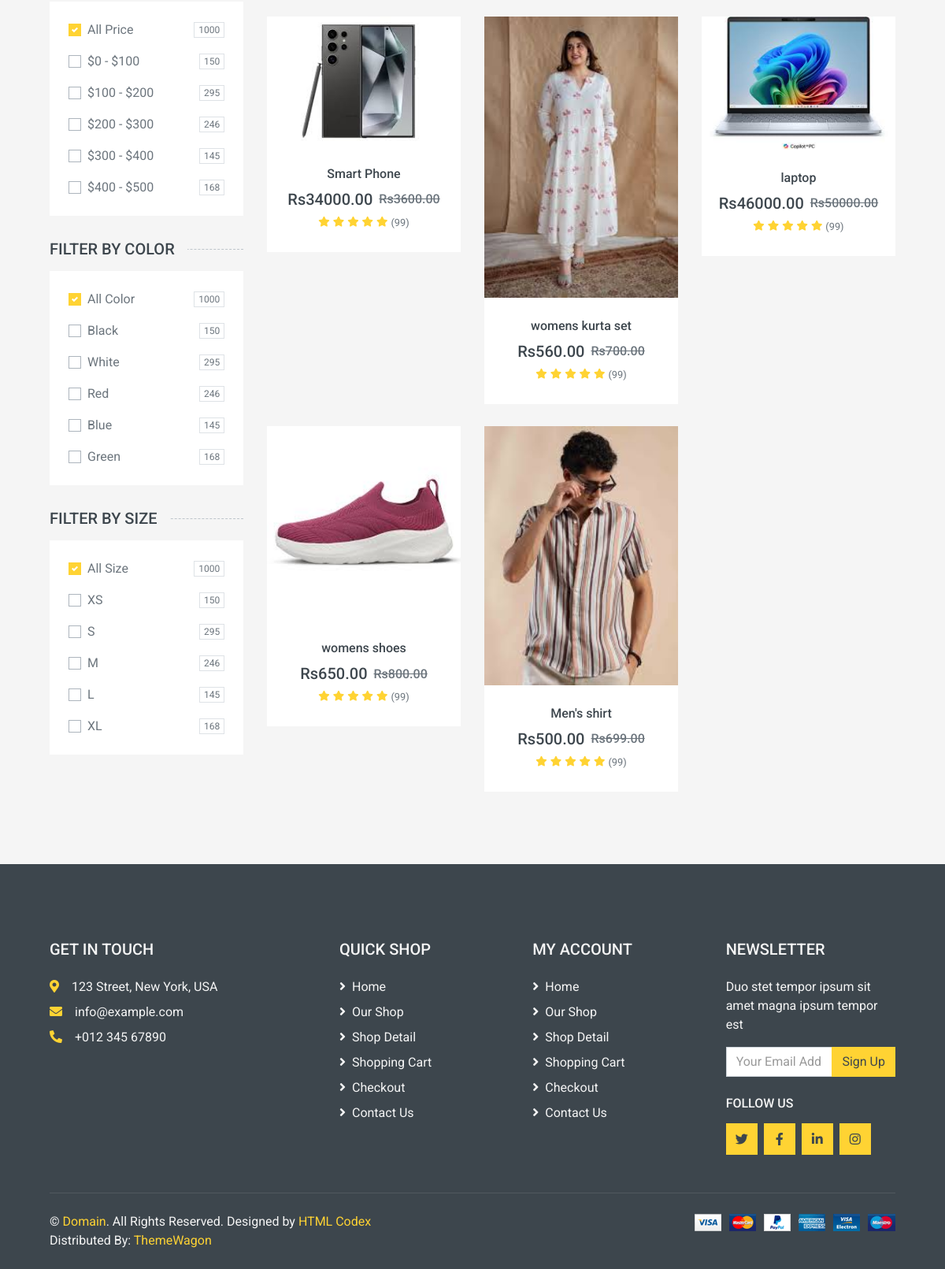
Page /shop/ (lower part) on the earlier database version.
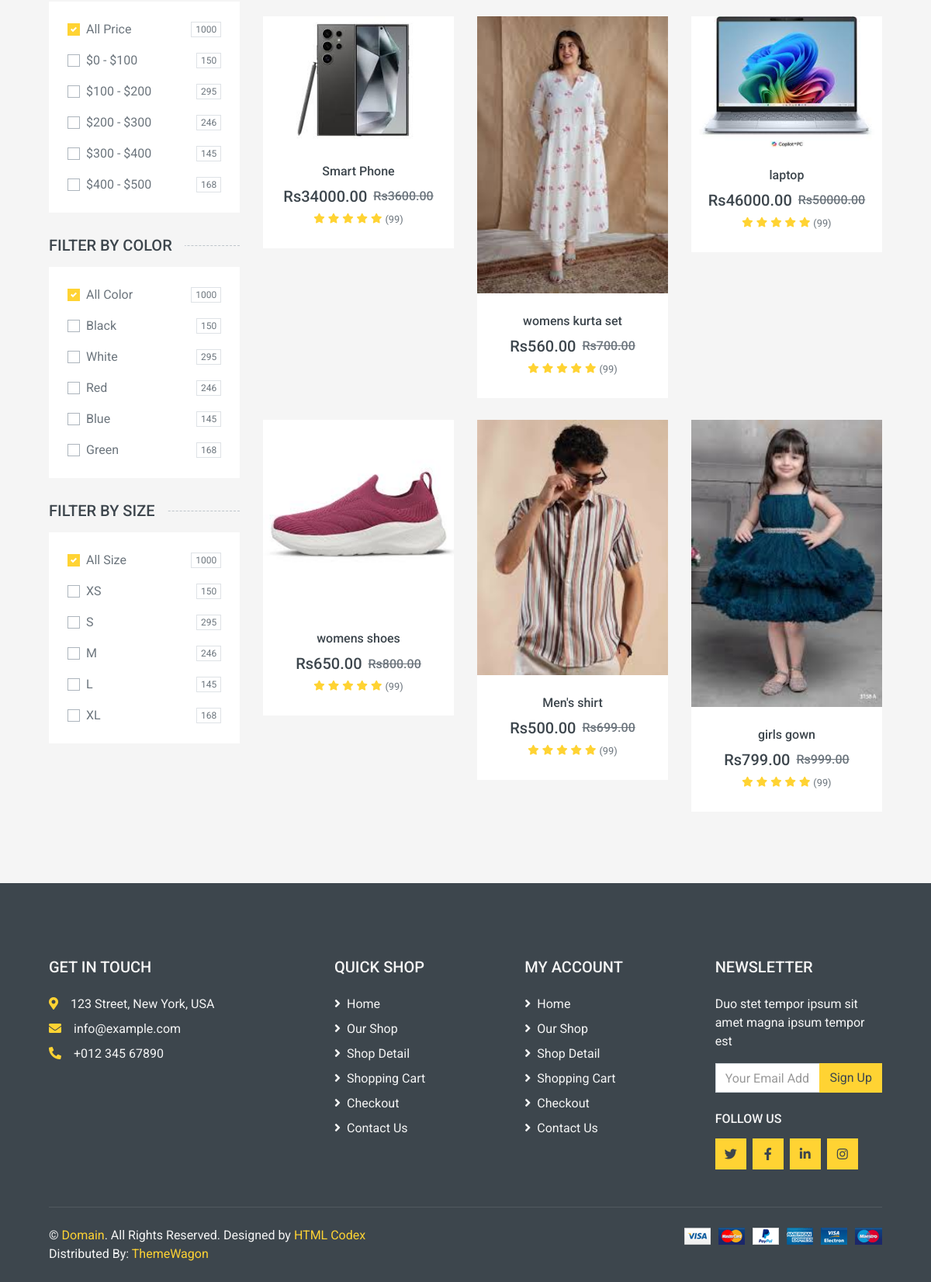
Same page on the later database version.
### multishopapp/models.py (models this page shows)
class products(models.Model):
    productName=models.CharField(max_length=100)
    description=models.TextField(max_length=150)
    category=models.CharField(max_length=100)
    brand=models.CharField(max_length=100)
    tag=models.CharField(max_length=50)
    price=models.DecimalField(max_digits=10,decimal_places=2)
    comparePrice=models.DecimalField(max_digits=10,decimal_places=2,null=True)
    cost=models.DecimalField(max_digits=10,decimal_places=2)
    stock=models.IntegerField()
    sku=models.CharField(max_length=100,unique=True)
    option=models.CharField(max_length=100,null=True)
    value=models.CharField(max_length=100,null=True)
    priceAdjustment=models.DecimalField(max_digits=10,decimal_places=2,null=True)
    image=models.ImageField(upload_to='products/',null=True)
    weight=models.DecimalField(max_digits=10,decimal_places=2,null=True)
    dimensions=models.CharField(max_length=100,null=True)
    isActive=models.BooleanField(default=True)

### multishopapp/views.py (the view)
# urls.py: path("shop/",views.shop,name='shop'),
def shop(request):
    form = products.objects.all()
    return render(request,'shop.html',{'form':form})

### multishopapp/templates/shop.html (shortened to what this page needs)
{% extends 'base.html' %}
{% load static %}
{% block content%}
<!DOCTYPE html>
<html lang="en">
<head>
</head>
<body>
    <div class="container-fluid">
        <div class="row px-xl-5">
            <div class="col-lg-3 col-md-4">
                <div class="bg-light p-4 mb-30">
                    <form>
                        <div class="custom-control custom-checkbox d-flex align-items-center justify-content-between mb-3">
                            <label class="custom-control-label" for="price-all">All Price</label>
                            <span class="badge border font-weight-normal">1000</span>
                        </div>
                        <div class="custom-control custom-checkbox d-flex align-items-center justify-content-between mb-3">
                            <label class="custom-control-label" for="price-1">$0 - $100</label>
                            <span class="badge border font-weight-normal">150</span>
                        </div>
                        <div class="custom-control custom-checkbox d-flex align-items-center justify-content-between mb-3">
                            <label class="custom-control-label" for="price-2">$100 - $200</label>
                            <span class="badge border font-weight-normal">295</span>
                        </div>
                        <div class="custom-control custom-checkbox d-flex align-items-center justify-content-between mb-3">
                            <label class="custom-control-label" for="price-3">$200 - $300</label>
                            <span class="badge border font-weight-normal">246</span>
                        </div>
                        <div class="custom-control custom-checkbox d-flex align-items-center justify-content-between mb-3">
                            <label class="custom-control-label" for="price-4">$300 - $400</label>
                            <span class="badge border font-weight-normal">145</span>
                        </div>
                        <div class="custom-control custom-checkbox d-flex align-items-center justify-content-between">
                            <label class="custom-control-label" for="price-5">$400 - $500</label>
                            <span class="badge border font-weight-normal">168</span>
                        </div>
                    </form>
                </div>
                <h5 class="section-title position-relative text-uppercase mb-3"><span class="bg-secondary pr-3">Filter by color</span></h5>
                <div class="bg-light p-4 mb-30">
                    <form>
                        <div class="custom-control custom-checkbox d-flex align-items-center justify-content-between mb-3">
                            <label class="custom-control-label" for="price-all">All Color</label>
                            <span class="badge border font-weight-normal">1000</span>
                        </div>
                        <div class="custom-control custom-checkbox d-flex align-items-center justify-content-between mb-3">
                            <label class="custom-control-label" for="color-1">Black</label>
                            <span class="badge border font-weight-normal">150</span>
                        </div>
                        <div class="custom-control custom-checkbox d-flex align-items-center justify-content-between mb-3">
                            <label class="custom-control-label" for="color-2">White</label>
                            <span class="badge border font-weight-normal">295</span>
                        </div>
                        <div class="custom-control custom-checkbox d-flex align-items-center justify-content-between mb-3">
                            <label class="custom-control-label" for="color-3">Red</label>
                            <span class="badge border font-weight-normal">246</span>
                        </div>
                        <div class="custom-control custom-checkbox d-flex align-items-center justify-content-between mb-3">
                            <label class="custom-control-label" for="color-4">Blue</label>
                            <span class="badge border font-weight-normal">145</span>
                        </div>
                        <div class="custom-control custom-checkbox d-flex align-items-center justify-content-between">
                            <label class="custom-control-label" for="color-5">Green</label>
                            <span class="badge border font-weight-normal">168</span>
                        </div>
                    </form>
                </div>
                <h5 class="section-title position-relative text-uppercase mb-3"><span class="bg-secondary pr-3">Filter by size</span></h5>
                <div class="bg-light p-4 mb-30">
                    <form>
                        <div class="custom-control custom-checkbox d-flex align-items-center justify-content-between mb-3">
                            <label class="custom-control-label" for="size-all">All Size</label>
                            <span class="badge border font-weight-normal">1000</span>
                        </div>
                        <div class="custom-control custom-checkbox d-flex align-items-center justify-content-between mb-3">
                            <label class="custom-control-label" for="size-1">XS</label>
                            <span class="badge border font-weight-normal">150</span>
                        </div>
                        <div class="custom-control custom-checkbox d-flex align-items-center justify-content-between mb-3">
                            <label class="custom-control-label" for="size-2">S</label>
                            <span class="badge border font-weight-normal">295</span>
                        </div>
                        <div class="custom-control custom-checkbox d-flex align-items-center justify-content-between mb-3">
                            <label class="custom-control-label" for="size-3">M</label>
                            <span class="badge border font-weight-normal">246</span>
                        </div>
                        <div class="custom-control custom-checkbox d-flex align-items-center justify-content-between mb-3">
                            <label class="custom-control-label" for="size-4">L</label>
                            <span class="badge border font-weight-normal">145</span>
                        </div>
                        <div class="custom-control custom-checkbox d-flex align-items-center justify-content-between">
                            <label class="custom-control-label" for="size-5">XL</label>
                            <span class="badge border font-weight-normal">168</span>
                        </div>
                    </form>
                </div>
            </div>
            <div class="col-lg-9 col-md-8">
                <div class="row pb-3">
                    <div class="col-12 pb-1">
                    </div>
                {% for i in form %}
                    <div class="col-lg-4 col-md-6 col-sm-6 pb-1">
                        <div class="product-item bg-light mb-4">
                            <div class="product-img position-relative overflow-hidden">
                                <img class="img-fluid w-100" src="{{ i.image.url }}" alt="{{ i.productName}}">
                                <div class="product-action">
                                </div>
                            </div>
                            <div class="text-center py-4">
                                <a class="h6 text-decoration-none text-truncate" href="">{{ i.productName }}</a>
                                <div class="d-flex align-items-center justify-content-center mt-2">
                                    <h5>Rs{{ i.price }}</h5>
                                    <h6 class="text-muted ml-2"><del>Rs{{ i.comparePrice}}</del></h6>
                                </div>
                                <div class="d-flex align-items-center justify-content-center mb-1">
                                    <small class="fa fa-star text-primary mr-1"></small>
                                    <small class="fa fa-star text-primary mr-1"></small>
                                    <small class="fa fa-star text-primary mr-1"></small>
                                    <small class="fa fa-star text-primary mr-1"></small>
                                    <small class="fa fa-star text-primary mr-1"></small>
                                    <small>(99)</small>
                                </div>
                            </div>
                        </div>
                    </div>
                {% endfor %}
                </div>
            </div>
        </div>
    </div>
</body>
</html>
{% endblock %}

### multishopapp/templates/base.html
{% include 'header.html' %}
{% block content %}
{% endblock %}
{% include 'footer.html' %}

### multishopapp/templates/header.html (shortened to what this page needs)
{% load static %}
<!DOCTYPE html>
<html lang="en">
<head>
    <link href="https://cdnjs.cloudflare.com/ajax/libs/font-awesome/5.10.0/css/all.min.css" rel="stylesheet">
    <link href="{% static 'lib/animate/animate.min.css' %}" rel="stylesheet">
    <link href="{% static 'lib/owlcarousel/assets/owl.carousel.min.css' %}" rel="stylesheet">
    <link href="{% static 'css/style.css' %}" rel="stylesheet">
</head>
<body>
</body>
</html>

### multishopapp/templates/footer.html (shortened to what this page needs)
{% load static %}
<!DOCTYPE html>
<html lang="en">
<head>
</head>
<body>
        <div class="container-fluid bg-dark text-secondary mt-5 pt-5">
            <div class="row px-xl-5 pt-5">
                <div class="col-lg-4 col-md-12 mb-5 pr-3 pr-xl-5">
                    <h5 class="text-secondary text-uppercase mb-4">Get In Touch</h5>
                    <p class="mb-2"><i class="fa fa-map-marker-alt text-primary mr-3"></i>123 Street, New York, USA</p>
                    <p class="mb-2"><i class="fa fa-envelope text-primary mr-3"></i>info@example.com</p>
                    <p class="mb-0"><i class="fa fa-phone-alt text-primary mr-3"></i>+012 345 67890</p>
                </div>
                <div class="col-lg-8 col-md-12">
                    <div class="row">
                        <div class="col-md-4 mb-5">
                            <h5 class="text-secondary text-uppercase mb-4">Quick Shop</h5>
                            <div class="d-flex flex-column justify-content-start">
                                <a class="text-secondary mb-2" href="#"><i class="fa fa-angle-right mr-2"></i>Home</a>
                                <a class="text-secondary mb-2" href="#"><i class="fa fa-angle-right mr-2"></i>Our Shop</a>
                                <a class="text-secondary mb-2" href="#"><i class="fa fa-angle-right mr-2"></i>Shop Detail</a>
                                <a class="text-secondary mb-2" href="#"><i class="fa fa-angle-right mr-2"></i>Shopping Cart</a>
                                <a class="text-secondary mb-2" href="#"><i class="fa fa-angle-right mr-2"></i>Checkout</a>
                                <a class="text-secondary" href="#"><i class="fa fa-angle-right mr-2"></i>Contact Us</a>
                            </div>
                        </div>
                        <div class="col-md-4 mb-5">
                            <h5 class="text-secondary text-uppercase mb-4">My Account</h5>
                            <div class="d-flex flex-column justify-content-start">
                                <a class="text-secondary mb-2" href="#"><i class="fa fa-angle-right mr-2"></i>Home</a>
                                <a class="text-secondary mb-2" href="#"><i class="fa fa-angle-right mr-2"></i>Our Shop</a>
                                <a class="text-secondary mb-2" href="#"><i class="fa fa-angle-right mr-2"></i>Shop Detail</a>
                                <a class="text-secondary mb-2" href="#"><i class="fa fa-angle-right mr-2"></i>Shopping Cart</a>
                                <a class="text-secondary mb-2" href="#"><i class="fa fa-angle-right mr-2"></i>Checkout</a>
                                <a class="text-secondary" href="#"><i class="fa fa-angle-right mr-2"></i>Contact Us</a>
                            </div>
                        </div>
                        <div class="col-md-4 mb-5">
                            <h5 class="text-secondary text-uppercase mb-4">Newsletter</h5>
                            <p>Duo stet tempor ipsum sit amet magna ipsum tempor est</p>
                            <form action="">
                                <div class="input-group">
                                    <input type="text" class="form-control" placeholder="Your Email Address">
                                    <div class="input-group-append">
                                        <button class="btn btn-primary">Sign Up</button>
                                    </div>
                                </div>
                            </form>
                            <h6 class="text-secondary text-uppercase mt-4 mb-3">Follow Us</h6>
                            <div class="d-flex">
                                <a class="btn btn-primary btn-square mr-2" href="#"><i class="fab fa-twitter"></i></a>
                                <a class="btn btn-primary btn-square mr-2" href="#"><i class="fab fa-facebook-f"></i></a>
                                <a class="btn btn-primary btn-square mr-2" href="#"><i class="fab fa-linkedin-in"></i></a>
                                <a class="btn btn-primary btn-square" href="#"><i class="fab fa-instagram"></i></a>
                            </div>
                        </div>
                    </div>
                </div>
            </div>
            <div class="row border-top mx-xl-5 py-4" style="border-color: rgba(256, 256, 256, .1) !important;">
                <div class="col-md-6 px-xl-0">
                    <p class="mb-md-0 text-center text-md-left text-secondary">
                        &copy; <a class="text-primary" href="#">Domain</a>. All Rights Reserved. Designed
                        by
                        <a class="text-primary" href="https://htmlcodex.com">HTML Codex</a>
                        <br>Distributed By: <a href="https://themewagon.com" target="_blank">ThemeWagon</a>
                    </p>
                </div>
                <div class="col-md-6 px-xl-0 text-center text-md-right">
                    <img class="img-fluid" src="{% static 'img/payments.png' %}" alt="">
                </div>
            </div>
        </div>
</body>
</html>

Differences in the rows shown:
added products: image (picture), productName "girls gown", price "799.00", comparePrice "999.00"
